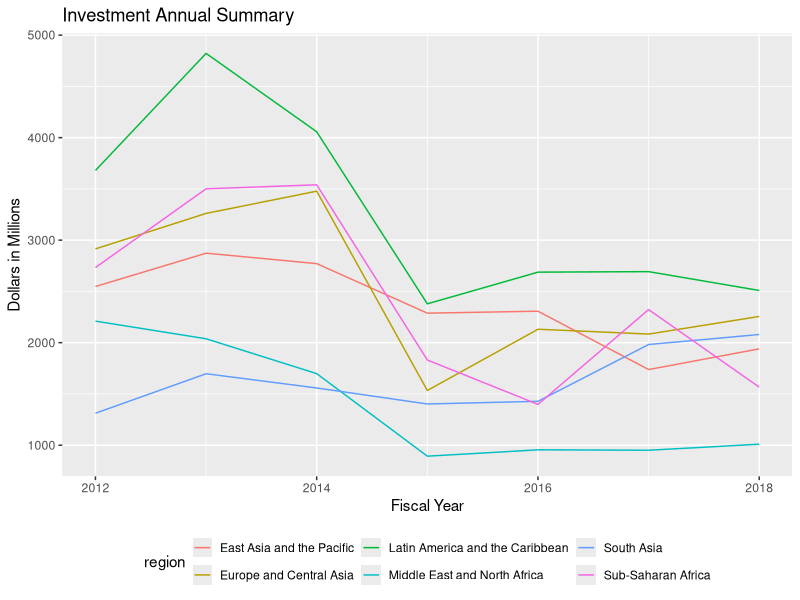
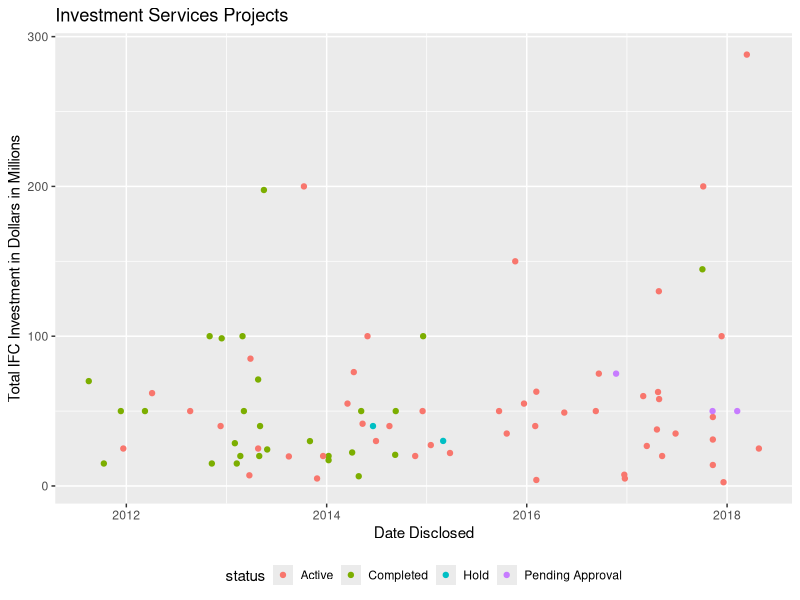

Source code (R) for these figures, in order:
## ---- chunk 1
knitr::opts_chunk$set(fig.align = 'center', out.width='80%', echo = TRUE)
## ---- chunk 2
library(readr)
library(tidyverse)
library(knitr)

investment_annual_summary <- read_csv('investment_annual_summary.csv')
investment_region_summary <- read_csv('investment_region_summary.csv')
investment_services_projects <- read_csv('investment_services_projects.csv')
## ---- chunk 3
ggplot(investment_annual_summary, aes(fiscal_year, dollars_in_millions, color=region)) +
  geom_line() +
  labs(
    title = "Investment Annual Summary",
    x = "Fiscal Year",
    y = "Dollars in Millions") +
  theme(legend.key.size = unit(0.5, 'cm'),legend.position = 'bottom')
## ---- chunk 4
kable(investment_region_summary, col.names = c('Region', 'Dollars in Millions'), align = 'cc', caption = 'Table 1.1 The The total investment summary for each region for the 2012 to 2018 fiscal years.')
## ---- chunk 5
brazil_investment_projects <- investment_services_projects %>%
  filter(country == 'Brazil')

ggplot(brazil_investment_projects, aes(date_disclosed, total_investment, color=status)) +
  geom_point() +
  labs(
    title = "Investment Services Projects",
    x = "Date Disclosed",
    y = "Total IFC Investment in Dollars in Millions") +
  theme(legend.key.size = unit(0.5, 'cm'),legend.position = 'bottom')
## ---- chunk 6
brazil_investment_projects_2018 <- investment_services_projects %>%
  filter(country == "Brazil",
         date_disclosed >= "2017-07-01",
         date_disclosed <= "2018-06-30") 

brazil_investment_projects_2018_total <- brazil_investment_projects_2018 %>%
  summarize(sum_total_investment = sum(total_investment, na.rm = TRUE)) 
